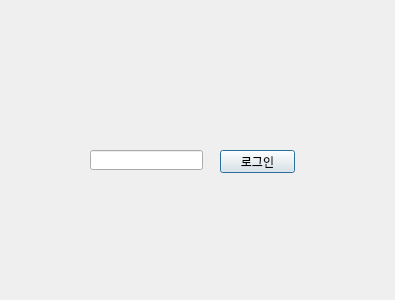
<?xml version="1.0" encoding="UTF-8"?>
<ui version="4.0">
 <class>Dialog</class>
 <widget class="QDialog" name="Dialog">
  <property name="geometry">
   <rect>
    <x>0</x>
    <y>0</y>
    <width>395</width>
    <height>300</height>
   </rect>
  </property>
  <property name="windowTitle">
   <string>Dialog</string>
  </property>
  <widget class="QPushButton" name="login">
   <property name="geometry">
    <rect>
     <x>220</x>
     <y>150</y>
     <width>75</width>
     <height>23</height>
    </rect>
   </property>
   <property name="text">
    <string>로그인</string>
   </property>
  </widget>
  <widget class="QLineEdit" name="id">
   <property name="geometry">
    <rect>
     <x>90</x>
     <y>150</y>
     <width>113</width>
     <height>20</height>
    </rect>
   </property>
  </widget>
  <widget class="QLabel" name="label">
   <property name="geometry">
    <rect>
     <x>90</x>
     <y>80</y>
     <width>211</width>
     <height>51</height>
    </rect>
   </property>
   <property name="text">
    <string/>
   </property>
  </widget>
 </widget>
 <resources/>
 <connections/>
</ui>
